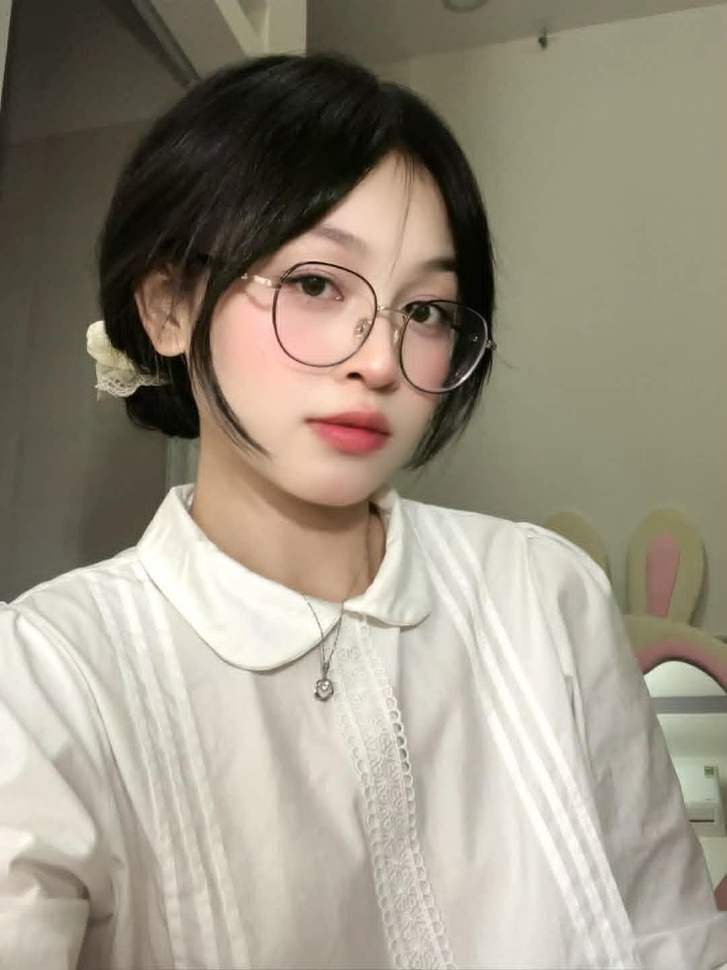
#> input picture test_vision_model/src.jpeg, 727 x 970 px, shrunk from 1080 x 1440 before the run
$ python check_texture_opacity.py ../test_vision_model/src.jpeg
#> lines starting #> are read from the running program, lines starting #| are printed output that depends on the picture; after the words box and inside, x2 and y2 are one past the last pixel; in counts of white or black regions, pixels touching at a corner belong together
"""
Kiểm tra texture opacity có nằm trong khoảng hợp lệ.

Metric: hp_ratio = mean(|gray - blurred|) / content_range × 100  (%)
  - Đo tỉ lệ năng lượng texture (high-pass) so với dynamic range của content
  - Chuẩn (calibrated từ sample): hp_ratio ∈ [17, 25]
  - Quá nhạt: hp_ratio < 17  (texture lines mờ, ít tương phản)
  - Quá đậm:  hp_ratio > 25  (texture lines đậm, quá tương phản)

Calibration data:
  texture chuẩn.png      hp=19.57  → OK
  texture chuẩn 01.png   hp=19.00  → OK
  quá nhạt.png           hp= 6.90  → TOO_LIGHT
  quá nhạt 01.png        hp=16.57  → TOO_LIGHT
  quá đậm.png            hp=35.50  → TOO_DARK
  quá đậm 01.png         hp=25.70  → TOO_DARK
"""

from pathlib import Path
import numpy as np
from PIL import Image, ImageFilter


def _content_bbox_and_mask(arr: np.ndarray):
    """Trả về (top, bottom, left, right, mask) của vùng content."""
    if arr.shape[2] == 4:
        mask = arr[:, :, 3] > 10
    else:
        rgb = arr[:, :, :3]
        corners = [rgb[0, 0], rgb[0, -1], rgb[-1, 0], rgb[-1, -1]]
        bg = np.median(corners, axis=0)
        diff = np.abs(rgb.astype(int) - bg.astype(int)).max(axis=2)
        mask = diff > 20

    rows = np.any(mask, axis=1)
    cols = np.any(mask, axis=0)
    top    = int(np.argmax(rows))
    bottom = int(len(rows) - 1 - np.argmax(rows[::-1]))
    left   = int(np.argmax(cols))
    right  = int(len(cols) - 1 - np.argmax(cols[::-1]))
    return top, bottom, left, right, mask


def check_texture_opacity(
    image_path: str | Path,
    min_hp_ratio: float = 17.0,
    max_hp_ratio: float = 25.0,
) -> dict:
    """
    Kiểm tra texture opacity của ảnh có nằm trong khoảng hợp lệ.

    Args:
        image_path   : Đường dẫn tới file ảnh.
        min_hp_ratio : Ngưỡng dưới của hp_ratio (%). Mặc định 17.
        max_hp_ratio : Ngưỡng trên của hp_ratio (%). Mặc định 25.

    Returns:
        dict gồm:
            - is_valid   (bool)       : True nếu opacity trong khoảng hợp lệ
            - hp_ratio   (float|None) : giá trị đo được (%)
            - status     (str)        : "OK" | "TOO_LIGHT" | "TOO_DARK" | "INSUFFICIENT_DATA"
    """
#> called with image_path = '../test_vision_model/src.jpeg', min_hp_ratio = 17, max_hp_ratio = 25
    pil_img  = Image.open(image_path)
#> pil_img is the input picture: PIL image 727x970 RGB; mean R, G, B 153.8, 146.1, 130.4
    arr      = np.array(pil_img.convert("RGBA"))
    t, b, l, r, mask = _content_bbox_and_mask(arr)
#> in _content_bbox_and_mask, `mask = arr[:, :, 3] > 10`: mask: shape (970, 727) bool; every value is 1
#> in _content_bbox_and_mask, `top    = int(np.argmax(rows))`: top = 0
#> in _content_bbox_and_mask, `bottom = int(len(rows) - 1 - np.argmax(rows[::-1]))`: bottom = 969
#> in _content_bbox_and_mask, `left   = int(np.argmax(cols))`: left = 0
#> in _content_bbox_and_mask, `right  = int(len(cols) - 1 - np.argmax(cols[::-1]))`: right = 726
#> t = 0; b = 969; l = 0; r = 726

    pil_gray = pil_img.convert("L")
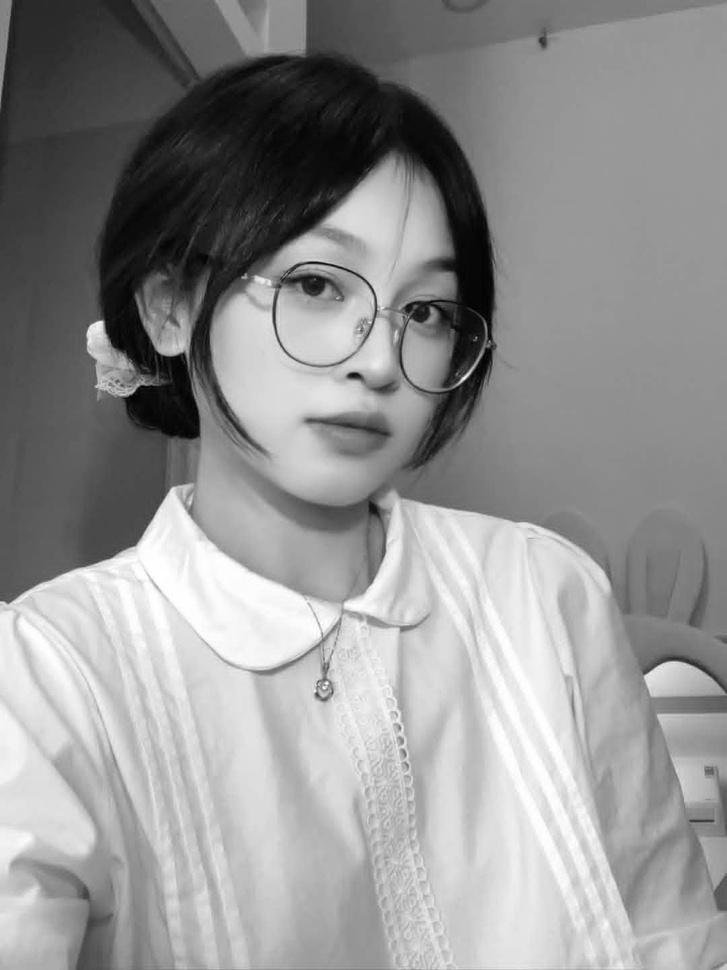
#> pil_gray: PIL image 727x970 L; min 0, max 255, mean 146.7
    gray     = np.array(pil_gray, dtype=float)

    content_size = min(b - t, r - l)
#> content_size = 726
    if content_size < 50:
        return {"is_valid": False, "hp_ratio": None, "status": "INSUFFICIENT_DATA"}

    # Blur radius scale theo content size để nhất quán giữa các ảnh khác kích thước
    blur_radius = max(3, int(content_size * 0.008))
#> blur_radius = 5

    blurred  = np.array(pil_gray.filter(ImageFilter.GaussianBlur(radius=blur_radius)), dtype=float)
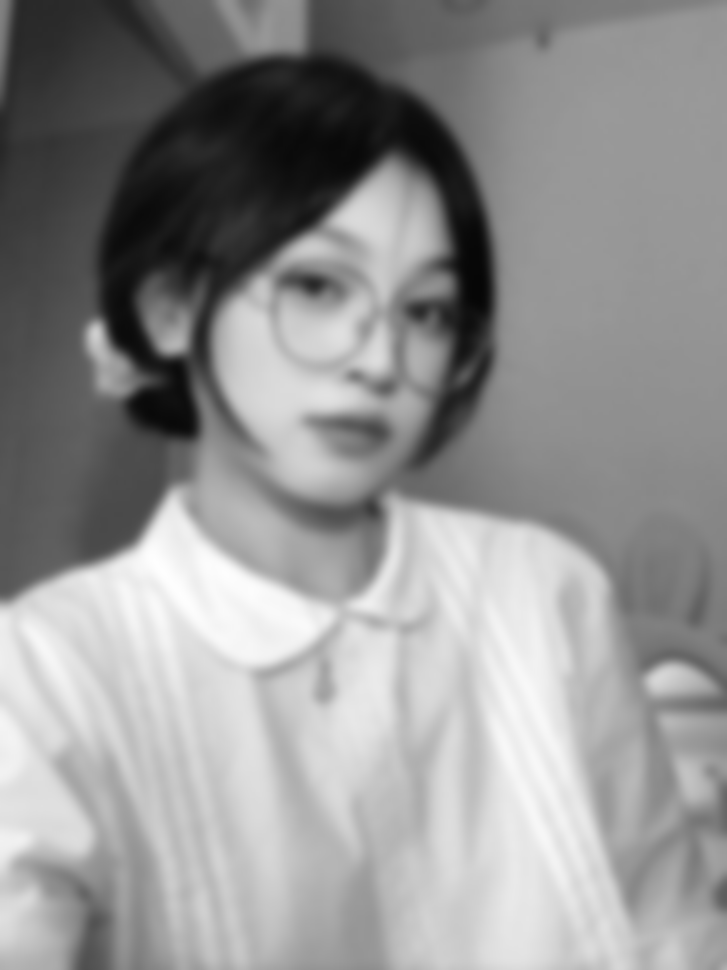
#> blurred: shape (970, 727) float64; min 6, max 254, mean 146.7
    texture  = gray - blurred   # high-pass: dương = sáng hơn base, âm = tối hơn base (hatching)
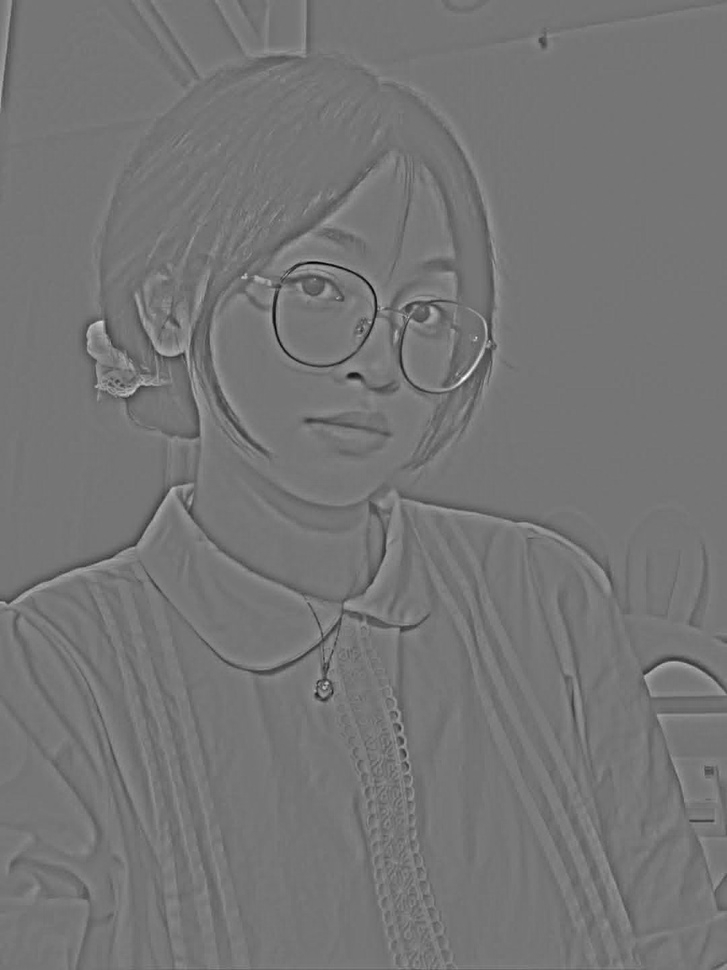
#> texture: shape (970, 727) float64; min -142, max 166, mean 0; drawn with min black and max white

    # Vùng fill hợp lệ: bỏ outline cứng (<70) và vùng gần trắng (>250)
    fill_mask = mask & (gray > 70) & (gray < 250)
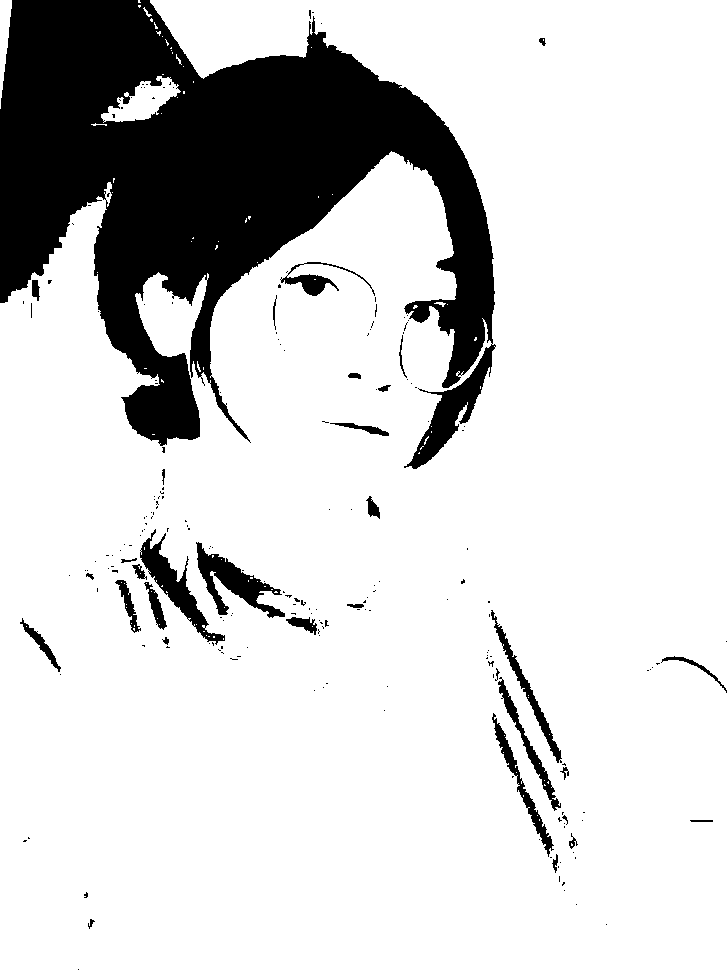
#> fill_mask: shape (970, 727) bool; 83% white; 209 black regions (176 under 20 px), largest, box (x1, y1, x2, y2) and area: (0, 0, 496, 469) 108132, (196, 542, 285, 618) 2273, (140, 529, 225, 645) 2178

    if fill_mask.sum() < 200:
        return {"is_valid": False, "hp_ratio": None, "status": "INSUFFICIENT_DATA"}

    fill_gray    = gray[fill_mask]
    fill_texture = texture[fill_mask]

    content_range = float(np.percentile(fill_gray, 95) - np.percentile(fill_gray, 5))
#> content_range = 151
    if content_range < 1:
        return {"is_valid": False, "hp_ratio": None, "status": "INSUFFICIENT_DATA"}

    mean_abs_texture = float(np.mean(np.abs(fill_texture)))
#> mean_abs_texture = 4.75
    hp_ratio = (mean_abs_texture / content_range) * 100.0
#> hp_ratio = 3.15

    if hp_ratio < min_hp_ratio:
        status = "TOO_LIGHT"
    elif hp_ratio > max_hp_ratio:
        status = "TOO_DARK"
    else:
        status = "OK"

    return {
        "is_valid": status == "OK",
        "hp_ratio": round(hp_ratio, 2),
        "status": status,
    }


if __name__ == "__main__":
    import sys

    paths = sys.argv[1:] if len(sys.argv) > 1 else []

    if not paths:
        base = Path(__file__).parent
        paths = [
            base / "Texture opacity chuẩn.png",
            base / "Texture opacity chuẩn 01.png",
            base / "Texture opacity quá nhạt.png",
            base / "Texture opacity quá nhạt 01.png",
            base / "Texture opacity quá đậm.png",
            base / "Texture opacity quá đậm 01.png",
        ]

    for path in paths:
        result = check_texture_opacity(path)
#> result = {'is_valid': False, 'hp_ratio': 3.15, 'status': 'TOO_LIGHT'}
        status = result["status"]
#> status = 'TOO_LIGHT'
        print(f"[{status:<12}] {Path(path).name}")
#| [TOO_LIGHT   ] src.jpeg
        print(f"             hp_ratio={result['hp_ratio']}%")
#|              hp_ratio=3.15%
        print()
